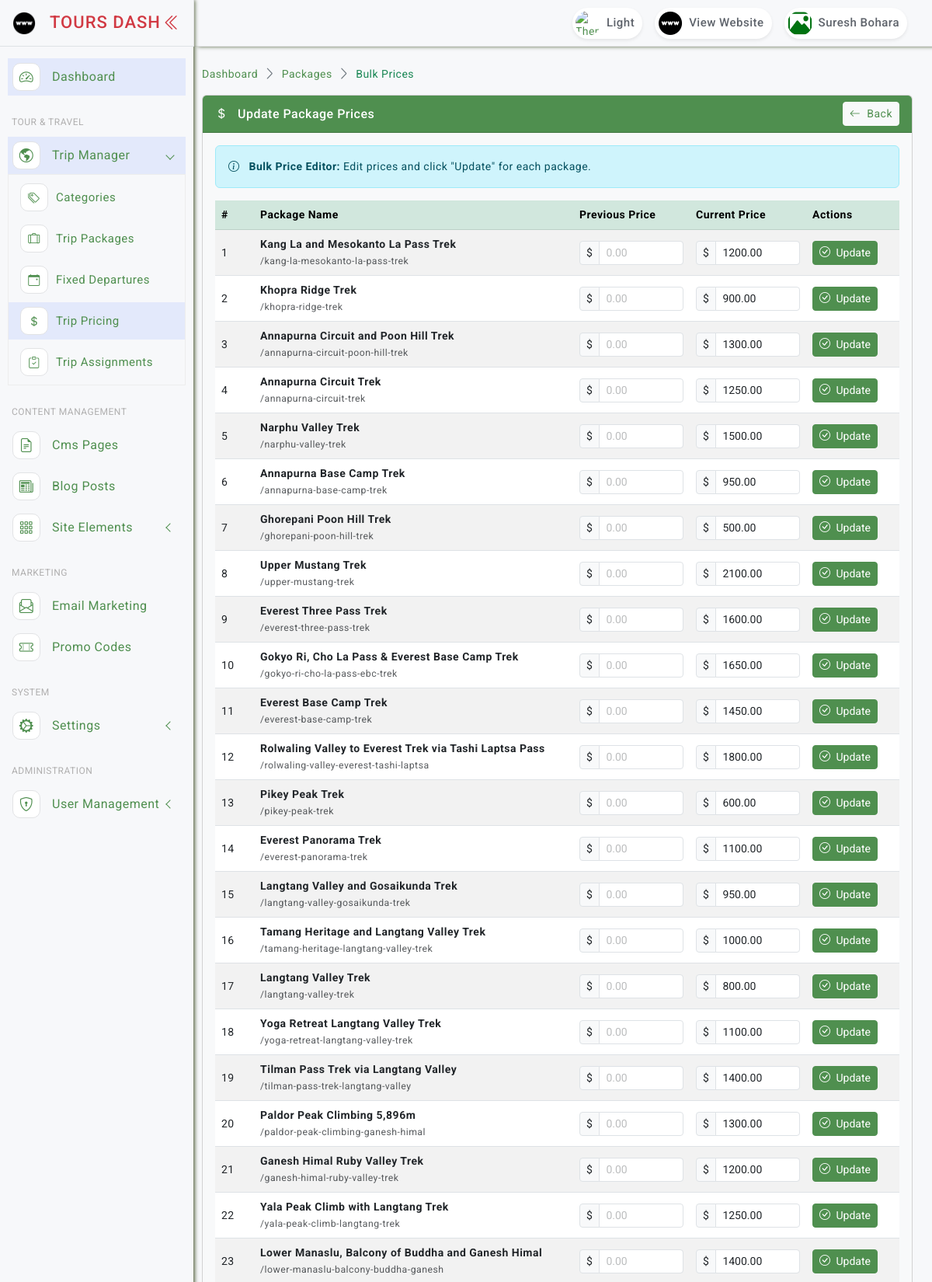
Screenshot of /packages/prices/ (signed in, upper part) with the database file from the repository.
### accounts/models.py (models this page shows, shortened)
class AdminUser(AbstractBaseUser, PermissionsMixin):
    name = models.CharField(max_length=255)
    email = models.EmailField(unique=True)
    mobile = models.CharField(max_length=20, blank=True, null=True)
    address = models.TextField(blank=True, null=True)
    gender = models.CharField(max_length=20, blank=True, null=True)
    details = models.TextField(blank=True, null=True)
    image = models.ImageField(upload_to='admin_profiles/', null=True, blank=True, default='noimage.png')
    status = models.BooleanField(default=True)
    last_login_at = models.DateTimeField(null=True, blank=True)
    created_at = models.DateTimeField(auto_now_add=True)
    updated_at = models.DateTimeField(auto_now=True)
    is_active = models.BooleanField(default=True)
    is_staff = models.BooleanField(default=False)
    objects = AdminUserManager()
    USERNAME_FIELD = 'email'
    REQUIRED_FIELDS = ['name']
    @property
    def image_url(self):
        if self.image and str(self.image) != 'noimage.png':
            return self.image.url
        return '/static/asset/images/noimage.png'

### packages/models.py (models this page shows, shortened)
class Package(models.Model):
    name = models.CharField(max_length=255)
    slug = models.SlugField(max_length=255, unique=True, blank=True)
    image = models.ImageField(upload_to='packages/', blank=True, null=True)
    feature_image = models.ImageField(upload_to='packages/features/', blank=True, null=True)
    gallery = models.JSONField(default=list, blank=True)
    map = models.TextField(blank=True, null=True)
    trip_previous_price = models.DecimalField(max_digits=10, decimal_places=2, blank=True, null=True)
    trip_price = models.DecimalField(max_digits=10, decimal_places=2, blank=True, null=True)
    group_size_price = models.JSONField(default=list, blank=True)
    excerpt = models.TextField(blank=True, null=True)
    description = models.TextField(blank=True, null=True)
    content = models.TextField(blank=True, null=True)
    highlight_key = models.JSONField(default=list, blank=True)
    included_data = models.JSONField(default=list, blank=True)
    excluded_data = models.JSONField(default=list, blank=True)
    faqs = models.JSONField(default=list, blank=True)
    itinerary_data = models.JSONField(default=list, blank=True)
    general = models.JSONField(default=list, blank=True)
    lower_body = models.JSONField(default=list, blank=True)
    upper_body = models.JSONField(default=list, blank=True)
    footwear = models.JSONField(default=list, blank=True)
    accessories = models.JSONField(default=list, blank=True)
    activities = models.JSONField(default=list, blank=True)
    duration = models.CharField(max_length=100, blank=True, null=True)
    transportation = models.CharField(max_length=100, blank=True, null=True)
    trip_grading = models.CharField(max_length=100, blank=True, null=True)
    max_altitude = models.CharField(max_length=100, blank=True, null=True)
    accommodation = models.CharField(max_length=100, blank=True, null=True)
    meals = models.CharField(max_length=100, blank=True, null=True)
    best_season = models.CharField(max_length=100, blank=True, null=True)
    view_count = models.PositiveIntegerField(default=0)
    status = models.BooleanField(default=True)
    order_level = models.PositiveIntegerField(default=0)
    display_on = models.CharField(max_length=50, blank=True, null=True)
    meta_title = models.CharField(max_length=255, blank=True, null=True)
    meta_keywords = models.CharField(max_length=500, blank=True, null=True)
    meta_description = models.TextField(blank=True, null=True)
    created_at = models.DateTimeField(auto_now_add=True)
    updated_at = models.DateTimeField(auto_now=True)
    categories = models.ManyToManyField(Category, related_name='packages', blank=True)
    class Meta:
        ordering = ['order_level', '-created_at']
        indexes = [models.Index(fields=['status', 'order_level'])]

### packages/views.py (the view)
# urls.py: path('prices/', views.package_prices, name='package_prices'),
@login_required
def package_prices(request):
    items = Package.objects.order_by('order_level')
    return render(request, 'admin/packages/prices.html', {'items': items})

### core/context_processors.py (called while the page is built)
def global_settings(request):
    setting = SiteSetting.get_instance()
    footer_categories = Category.objects.filter(
        parent__isnull=True,
        status=True
    ).prefetch_related('children').order_by('order_level')[:4]
    footer_pages = Page.objects.filter(status=True).order_by('order_level')[:4]
    footer_experts = Team.objects.filter(status=True).order_by('order_level')[:4]
    trekking_regions = Category.objects.filter(parent__slug='trekking', status=True).order_by('order_level')[:4]
    return {
        'setting': setting,
        'global_categories': footer_categories,
        'global_pages': footer_pages,
        'footer_experts': footer_experts,
        'trekking_regions': trekking_regions,
    }

### templates/admin/packages/prices.html (shortened to what this page needs)
{% extends "layouts/base.html" %}
{% load static %}
{% block content %}
<div class="page-breadcrumb d-none d-sm-flex align-items-center mb-3">
    <nav aria-label="breadcrumb">
        <ol class="breadcrumb mb-0 p-0">
            <li class="breadcrumb-item"><a href="{% url 'core:dashboard' %}">Dashboard</a></li>
            <li class="breadcrumb-item"><a href="{% url 'packages:package_list' %}">Packages</a></li>
            <li class="breadcrumb-item active">Bulk Prices</li>
        </ol>
    </nav>
</div>
<div class="card mb-4">
    <div class="card-header bg-custom text-white d-flex align-items-center justify-content-between py-2">
        <h6 class="mb-0"><i class="bi bi-currency-dollar me-2"></i> Update Package Prices</h6>
        <a href="{% url 'packages:package_list' %}" class="btn btn-light btn-sm"><i class="bi bi-arrow-left me-1"></i> Back</a>
    </div>
    <div class="card-body bg-light p-3">
        <div class="alert alert-info">
            <i class="bi bi-info-circle me-2"></i>
            <strong>Bulk Price Editor:</strong> Edit prices and click "Update" for each package.
        </div>
        <div class="table-responsive">
            <table class="table table-hover table-striped align-middle">
                <thead class="table-success">
                    <tr>
                        <th width="50">#</th>
                        <th>Package Name</th>
                        <th width="150">Previous Price</th>
                        <th width="150">Current Price</th>
                        <th width="120">Actions</th>
                    </tr>
                </thead>
                <tbody>
                    {% for package in items %}
                    <tr id="package-row-{{ package.id }}">
                        <td>{{ forloop.counter }}</td>
                        <td><strong>{{ package.name }}</strong><br><small class="text-muted">/{{ package.slug }}</small></td>
                        <td>
                            <div class="input-group input-group-sm">
                                <span class="input-group-text">$</span>
                                <input type="number" step="0.01" class="form-control price-previous" value="{{ package.trip_previous_price }}" placeholder="0.00">
                            </div>
                        </td>
                        <td>
                            <div class="input-group input-group-sm">
                                <span class="input-group-text">$</span>
                                <input type="number" step="0.01" class="form-control price-current" value="{{ package.trip_price }}" placeholder="0.00">
                            </div>
                        </td>
                        <td>
                            <button type="button" class="btn btn-primary btn-sm update-price-btn" data-id="{{ package.id }}">
                                <i class="bi bi-check-circle me-1"></i> Update
                            </button>
                        </td>
                    </tr>
                    {% empty %}
                    <tr><td colspan="5" class="text-center py-4 text-muted">No packages found.</td></tr>
                    {% endfor %}
                </tbody>
            </table>
        </div>
    </div>
</div>
{% endblock %}

### templates/includes/admin/header.html (shortened to what this page needs)
{% load static %}
<header class="top-header">
    <nav class="navbar navbar-expand">
        <div class="top-navbar-right ms-3 ms-auto">
            <ul class="navbar-nav align-items-center">
                <li class="nav-item">
                    <a id="darkModeButton" class="nav-link" href="javascript:void(0);" aria-label="Toggle Dark Mode">
                        <div class="user-setting d-flex align-items-center gap-1">
                            <img id="moonIcon" src="{% static 'asset/images/moon_light.png' %}" class="user-img" alt="Theme">
                            <div class="user-name d-none d-sm-block">Light</div>
                        </div>
                    </a>
                </li>
                <li class="nav-item">
                    <a class="nav-link" href="/" target="_blank">
                        <div class="user-setting d-flex align-items-center gap-1">
                            <img src="{% static 'asset/images/website.png' %}" class="user-img" alt="Website">
                            <div class="user-name d-none d-sm-block">View Website</div>
                        </div>
                    </a>
                </li>
                <li class="nav-item dropdown dropdown-large">
                    <a class="nav-link dropdown-toggle dropdown-toggle-nocaret" href="#" data-bs-toggle="dropdown" aria-expanded="false">
                        <div class="user-setting d-flex align-items-center gap-1">
                            <img src="{{ request.user.image_url }}" class="user-img" alt="User">
                            <div class="user-name d-none d-sm-block">{{ request.user.name|default:"Admin" }}</div>
                        </div>
                    </a>
                </li>
            </ul>
        </div>
    </nav>
</header>

### static/asset/css/style.css (style rules this page uses)
body { font-size: 14px; color: #4c5258; letter-spacing: .5px; font-family: Roboto, sans-serif; background-color: #f7f8fa; overflow-x: hidden; }
a { text-decoration: none; }
::placeholder { opacity: 0.4 !important; }
.top-header .navbar { box-shadow: 5px 0 5px rgb(93 105 72); position: fixed; top: 0; left: 250px; right: 0; background-color: #f7f8fa; border-bottom: 1px solid #e2e3e4; background-clip: padding-box; height: 60px; z-index: 10; padding: 0 1.5rem; transition: all .2s; }
.top-header .navbar .user-setting { height: 40px; border-radius: 30px; background-color: #fff; box-shadow: 0 0.125rem 0.25rem rgb(0 0 0 / 8%); }
.dropdown-toggle-nocaret:after { display: none }
.top-header .navbar .dropdown-large { position: relative }
.top-header .navbar .user-img { width: 40px; height: 40px; padding: 4px; border-radius: 50%; }
.top-header .navbar .user-name { font-size: 15px; color: #5e636b; font-weight: 500; padding-right: 10px; }
.table-responsive { white-space: nowrap; }
.page-breadcrumb .breadcrumb-item+.breadcrumb-item::before { display: inline-block; padding-right: .5rem; color: #6c757d; font-family: LineIcons; content: "\ea5c"; }
.page-breadcrumb .breadcrumb li.breadcrumb-item { font-size: 15spx; }
.breadcrumb-item.active { color: #198754!important; }
.bg-custom { background-color: #4f8f4f; }

### static/asset/css/custom.css (style rules this page uses)
.btn-primary { color: #fff; background-color: #4f8f4f!important; border-color: #4f8f4f!important; }
a { color: #4f8f4f!important; }
.card-header { border-radius: none!important; }

### static/asset/css/dark-theme.css (style rules this page uses)
html.dark-theme .menu-title,a { color: #ffffff; }

### rows the page displays
AdminUser: user.image_url (placeholder picture), user.name "Suresh Bohara"
Package: name "Kang La and Mesokanto La Pass Trek", slug "kang-la-mesokanto-la-pass-trek", trip_price "1200.00"
Package: name "Khopra Ridge Trek", slug "khopra-ridge-trek", trip_price "900.00"
Package: name "Annapurna Circuit and Poon Hill Trek", slug "annapurna-circuit-poon-hill-trek", trip_price "1300.00"
Package: name "Annapurna Circuit Trek", slug "annapurna-circuit-trek", trip_price "1250.00"
Package: name "Narphu Valley Trek", slug "narphu-valley-trek", trip_price "1500.00"
Package: name "Annapurna Base Camp Trek", slug "annapurna-base-camp-trek", trip_price "950.00"
Package: name "Ghorepani Poon Hill Trek", slug "ghorepani-poon-hill-trek", trip_price "500.00"
Package: name "Upper Mustang Trek", slug "upper-mustang-trek", trip_price "2100.00"
Package: name "Everest Three Pass Trek", slug "everest-three-pass-trek", trip_price "1600.00"
Package: name "Gokyo Ri, Cho La Pass & Everest Base Camp Trek", slug "gokyo-ri-cho-la-pass-ebc-trek", trip_price "1650.00"
Package: name "Everest Base Camp Trek", slug "everest-base-camp-trek", trip_price "1450.00"
Package: name "Rolwaling Valley to Everest Trek via Tashi Laptsa Pass", slug "rolwaling-valley-everest-tashi-laptsa", trip_price "1800.00"
Package: name "Pikey Peak Trek", slug "pikey-peak-trek", trip_price "600.00"
Package: name "Everest Panorama Trek", slug "everest-panorama-trek", trip_price "1100.00"
Package: name "Langtang Valley and Gosaikunda Trek", slug "langtang-valley-gosaikunda-trek", trip_price "950.00"
Package: name "Tamang Heritage and Langtang Valley Trek", slug "tamang-heritage-langtang-valley-trek", trip_price "1000.00"
Package: name "Langtang Valley Trek", slug "langtang-valley-trek", trip_price "800.00"
Package: name "Yoga Retreat Langtang Valley Trek", slug "yoga-retreat-langtang-valley-trek", trip_price "1100.00"
Package: name "Tilman Pass Trek via Langtang Valley", slug "tilman-pass-trek-langtang-valley", trip_price "1400.00"
Package: name "Paldor Peak Climbing 5,896m", slug "paldor-peak-climbing-ganesh-himal", trip_price "1300.00"
Package: name "Ganesh Himal Ruby Valley Trek", slug "ganesh-himal-ruby-valley-trek", trip_price "1200.00"
Package: name "Yala Peak Climb with Langtang Trek", slug "yala-peak-climb-langtang-trek", trip_price "1250.00"
Package: name "Lower Manaslu, Balcony of Buddha and Ganesh Himal", slug "lower-manaslu-balcony-buddha-ganesh", trip_price "1400.00"
